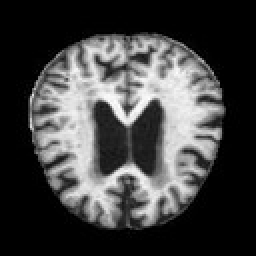
#> input picture split/test/MildDemented/mild_114.jpg, 128 x 128 px (shown 2 times larger)
$ python data_augment.py --src-dir split/test/MildDemented --dst-dir out
#> lines starting #> are read from the running program, lines starting #| are printed output that depends on the picture
"""
offline_augment.py

將指定類別的影像離線擴充，生成帶些微差異的版本存成新檔案。
預設針對 ModerateDemented，每張原圖生成 N 張變體。

執行：
    python offline_augment.py \
        --src-dir "Alzheimer_s Dataset/train/ModerateDemented" \
        --dst-dir "Alzheimer_s Dataset/train/ModerateDemented_aug" \
        --target-count 520 \
        --seed 42
"""
from __future__ import annotations
import argparse
import random
from pathlib import Path

from PIL import Image, ImageEnhance
import numpy as np

IMAGE_EXTENSIONS = {".jpg", ".jpeg", ".png", ".bmp", ".tif", ".tiff", ".webp"}


def parse_args():
    p = argparse.ArgumentParser()
    p.add_argument("--src-dir",      type=Path, required=True,
                   help="原始類別資料夾（例如 .../ModerateDemented）")
    p.add_argument("--dst-dir",      type=Path, required=True,
                   help="增強後的輸出資料夾（不存在則自動建立）")
    p.add_argument("--target-count", type=int, default=520,
                   help="目標總張數（含原圖）")
    p.add_argument("--seed",         type=int, default=42)
    p.add_argument("--save-format",  type=str, default="jpg",
                   choices=["png", "jpg"])
    return p.parse_args()


def augment_image(image: Image.Image, rng: random.Random) -> Image.Image:
    """
    對單張影像套用一組隨機但保守的增強。
    每次呼叫的參數都由 rng 獨立取樣，確保每張變體都不同。
    """
    img = image.copy().convert("RGB")

    # 1. 水平翻轉（50%）
    if rng.random() < 0.5:
        img = img.transpose(Image.FLIP_LEFT_RIGHT)

    # 2. 隨機旋轉 ±15°
    angle = rng.uniform(-15, 15)
    img = img.rotate(angle, resample=Image.BILINEAR, expand=False)

    # 3. 輕微縮放 + 裁切回原尺寸
    w, h = img.size
    scale = rng.uniform(0.92, 1.08)
    new_w, new_h = int(w * scale), int(h * scale)
    img = img.resize((new_w, new_h), Image.BILINEAR)
    # 裁切或補邊回原尺寸
    if scale >= 1.0:
        left = (new_w - w) // 2
        top  = (new_h - h) // 2
        img  = img.crop((left, top, left + w, top + h))
    else:
        new_img = Image.new("RGB", (w, h), (0, 0, 0))
        offset_x = (w - new_w) // 2
        offset_y = (h - new_h) // 2
        new_img.paste(img, (offset_x, offset_y))
        img = new_img

    # 4. 亮度微調（CT 影像保守範圍）
    brightness_factor = rng.uniform(0.85, 1.15)
    img = ImageEnhance.Brightness(img).enhance(brightness_factor)

    # 5. 對比度微調
    contrast_factor = rng.uniform(0.85, 1.15)
    img = ImageEnhance.Contrast(img).enhance(contrast_factor)

    # 6. 輕微高斯雜訊（模擬 CT 掃描雜訊）
    if rng.random() < 0.4:
        arr   = np.asarray(img, dtype=np.float32)
        noise = rng.gauss(0, 3)   # sigma=3，非常輕微
        arr   = np.clip(arr + np.random.normal(0, abs(noise), arr.shape), 0, 255)
        img   = Image.fromarray(arr.astype(np.uint8))

    return img


def main():
    args = parse_args()
    rng  = random.Random(args.seed)
    np.random.seed(args.seed)

    src_files = sorted(
        p for p in args.src_dir.iterdir()
        if p.is_file() and p.suffix.lower() in IMAGE_EXTENSIONS
    )
    if not src_files:
        raise FileNotFoundError(f"找不到影像：{args.src_dir}")

    n_original = len(src_files)
    n_needed   = args.target_count - n_original
    if n_needed <= 0:
        print(f"原始圖片數（{n_original}）已達目標（{args.target_count}），無需增強。")
        return

    args.dst_dir.mkdir(parents=True, exist_ok=True)

    # 先將原圖複製到 dst_dir
    for src in src_files:
        dst = args.dst_dir / src.name
        Image.open(src).save(dst)
#> pass 2 of the loop in main, `for src in src_files:`:
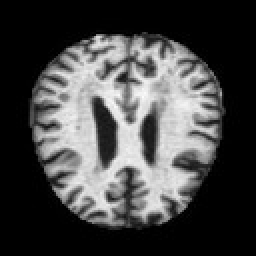
#> input picture split/test/MildDemented/mild_147.jpg, 128 x 128 px (shown 2 times larger)
    print(f"已複製 {n_original} 張原圖到 {args.dst_dir}")

    # 生成增強圖片，均勻輪流從原圖取樣
    generated = 0
    suffix    = f".{args.save_format}"
    while generated < n_needed:
        src = src_files[generated % n_original]
        with Image.open(src) as base:
#> base is the input picture: PIL image 128x128 L; min 0, max 255, mean 66
            aug = augment_image(base, rng)
#> in augment_image, `img = img.rotate(angle, resample=Image.BILINEAR, expand=False)`:
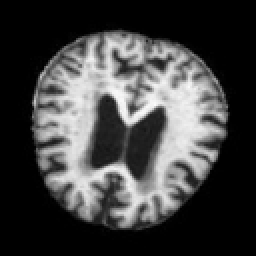
#> img: PIL image 128x128 RGB (shown 2 times larger); min 0, max 251, mean 65.8
#> in augment_image, `img = img.resize((new_w, new_h), Image.BILINEAR)`:
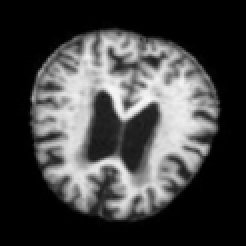
#> img: PIL image 123x123 RGB (shown 2 times larger); min 0, max 248, mean 65.8
#> in augment_image, `new_img = Image.new("RGB", (w, h), (0, 0, 0))`: new_img: PIL image 128x128 RGB; every value is 0
#> in augment_image, `new_img.paste(img, (offset_x, offset_y))`:
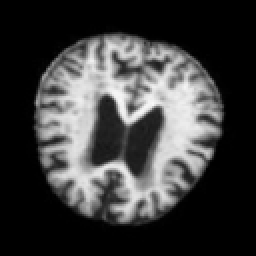
#> new_img: PIL image 128x128 RGB (shown 2 times larger); min 0, max 248, mean 60.7
        out_name = f"{src.stem}_{generated:05d}{suffix}"
        aug.save(args.dst_dir / out_name)
        generated += 1
        if generated % 50 == 0:
            print(f"  已生成 {generated}/{n_needed} 張...")
#> pass 2 of the loop in main, `while generated < n_needed:`:
#> in main, base is the input picture: PIL image 128x128 L; min 0, max 252, mean 69.7
#> in augment_image (call 2), `new_img.paste(img, (offset_x, offset_y))`:
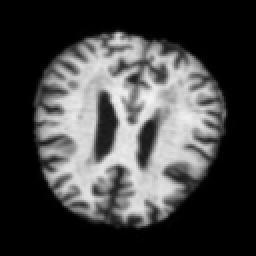
#> new_img: PIL image 128x128 RGB (shown 2 times larger); min 0, max 245, mean 67.3
#> in augment_image (call 2), `img = ImageEnhance.Brightness(img).enhance(brightness_factor)`:
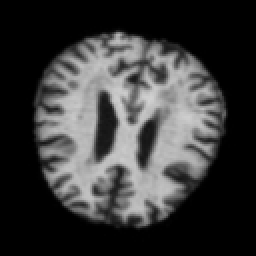
#> img: PIL image 128x128 RGB (shown 2 times larger); min 0, max 210, mean 57.5

    print(f"\n完成！{args.dst_dir} 共 {n_original + generated} 張")
    print(f"（原圖 {n_original} + 增強 {generated}）")


if __name__ == "__main__":
    main()
